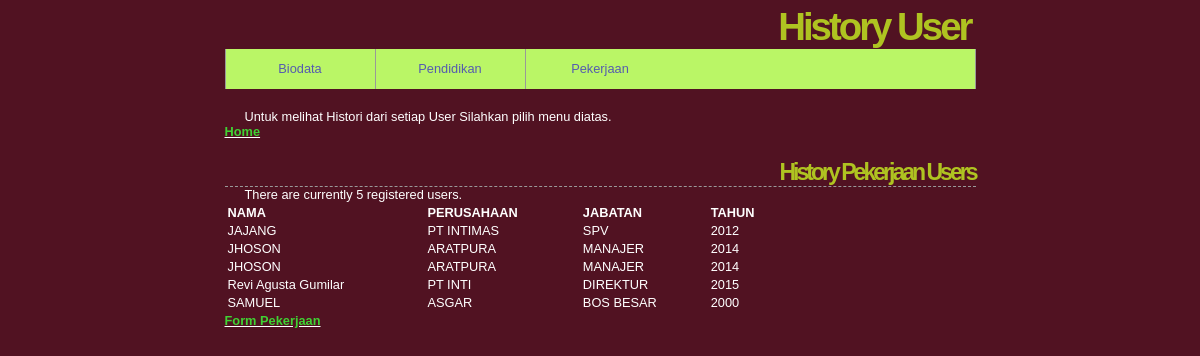
The page /viewpekerjaan.php on the database its author committed.
### tables this page shows
CREATE TABLE IF NOT EXISTS `pekerjaan` (
  `nama` varchar(30) NOT NULL,
  `perusahaan` varchar(25) NOT NULL,
  `jabatan` varchar(25) NOT NULL,
  `tahun` varchar(6) NOT NULL
);

### viewpekerjaan.php (the view, shortened to what this page needs)
<?php
include ('history.php');
echo '<h1>History Pekerjaan Users</h1>';
require('mysqli_connect.php');
$q = "SELECT nama, perusahaan, jabatan, tahun FROM pekerjaan ORDER BY nama ASC";
$r = @mysqli_query ($dbc, $q);
$num = mysqli_num_rows($r);
if ($num > 0) {
echo "<p> There are currently $num registered users.</p>\n";
echo '<table align="center" cellspacing="3" cellpadding="3" width="75%">
<tr>
<td align="left"><b>NAMA</b></td>
<td align="left"><b>PERUSAHAAN</b></td>
<td align="left"><b>JABATAN</b></td>
<td align="left"><b>TAHUN</b></td>
</tr>';
while ($row = mysqli_fetch_array($r, MYSQLI_ASSOC))	{
	echo'<tr>
		<td align ="left">' . $row['nama'] . '</td>
		<td align="left">' . $row['perusahaan'] . '</td>
		<td align="left">' . $row['jabatan'] . '</td>
		<td align="left">' . $row['tahun'] . '</td>
		</tr>
		';
	}
	echo '</table>';
	} else {
		echo '<p class="error">There are currently no registered users.</p>';
	}
?>
<b><u><a href="pekerjaan.php">Form Pekerjaan</a></u></b>

### includes/style.css (style rules this page uses)
* { border:0; margin:0; padding:0; }
a { color:#40d233; text-decoration:none; }
body { background:#511222; color:#fff; font:0.8em Comicsan Ms, Helvetica, "bitstream vera sans", sans-serif; }
#header h1 { color:#afc321; font-size:300%; letter-spacing:-3px; text-align:right; padding:5px; margin-bottom:-20px; }
#content h1 { border-bottom:1px dashed #999; font-size:1.8em; padding:20px 0 0; }
#content p { padding:20px 20px 0; }

### rows shown on the page
pekerjaan: nama "JAJANG", perusahaan "PT INTIMAS", jabatan "SPV", tahun "2012"
pekerjaan: nama "JHOSON", perusahaan "ARATPURA", jabatan "MANAJER", tahun "2014"
pekerjaan: nama "JHOSON", perusahaan "ARATPURA", jabatan "MANAJER", tahun "2014"
pekerjaan: nama "Revi Agusta Gumilar", perusahaan "PT INTI", jabatan "DIREKTUR", tahun "2015"
pekerjaan: nama "SAMUEL", perusahaan "ASGAR", jabatan "BOS BESAR", tahun "2000"

### other values the page prints
$num "5"
